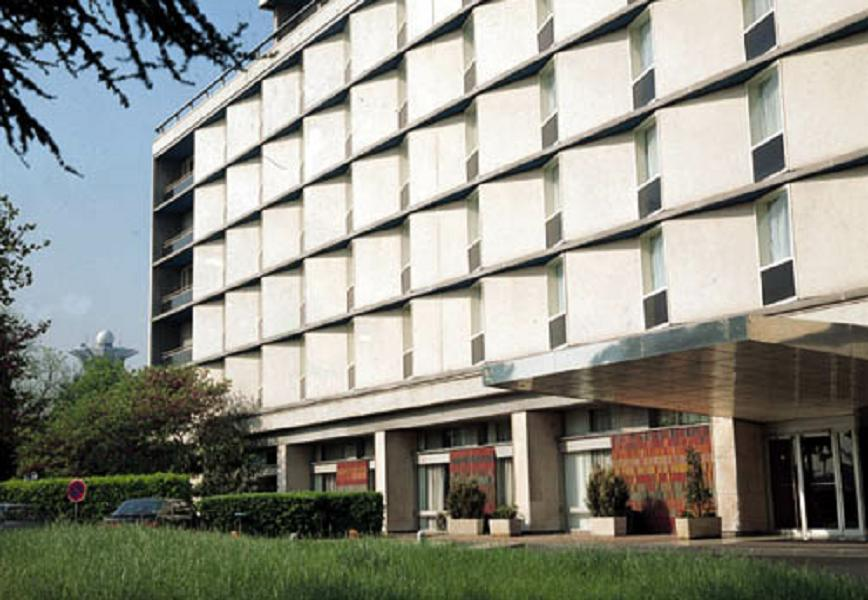
//> input picture cannyEdgeDetection/building.jpg, 868 x 600 px
$ ./CannyEdgeDetection2   (built with g++ and OpenCV 4)
//> lines starting //> are read from the running program, lines starting //| are printed output that depends on the picture
#include "opencv2/imgproc/imgproc.hpp"
#include "opencv2/highgui/highgui.hpp"
#include <stdlib.h>
#include <stdio.h>
#include <stdarg.h>
#include <iostream>
#include <filesystem>
#include <string.h>

/*
#define STRING(s) #s

#ifdef SOURCE_ROOT_DIR
#define SOURCE_PATH  SOURCE_ROOT_DIR/../building.jpg

#else
	#define SOURCE_PATH "Buzz"
#endif
*/

using namespace cv;
namespace fs = std::experimental::filesystem;
/// Global variables

Mat src, src_gray;
Mat dst, detected_edges;

int edgeThresh = 1;
int lowThreshold;
int const max_lowThreshold = 100;
int ratio = 3;
int kernel_size = 3;
char* window_name = "Edge Map";

/**
 * @function CannyThreshold
 * @brief Trackbar callback - Canny thresholds input with a ratio 1:3
 */
void CannyThreshold(int, void*)
{
	/// Reduce noise with a kernel 3x3
	blur(src_gray, detected_edges, Size(3, 3));

	/// Canny detector
	Canny(detected_edges, detected_edges, lowThreshold, lowThreshold*ratio, kernel_size);

	/// Using Canny's output as a mask, we display our result
	dst = Scalar::all(0);

	src.copyTo(dst, detected_edges);
	imshow(window_name, dst);
}


/** @function main */
int main(int argc, char** argv)
{
	/*
	fs::path p = fs::canonical(fs::path(STRING(SOURCE_PATH)));
	 std::cout << "Current path is " << fs::current_path() << __FILE__<< '\n'
			<< "Canonical path for " << p.relative_path().string() << " is " << p.string() << '\n';
	 const char* imgFilename = p.string().c_str();// new char(p.string.size());//p.string().c_str() */
	 const char* imgFilename = "C:\\Users\\vyomkesh\\Documents\\UF\\S4\\Individual Study\\HumanPoseEstimationProjectWork\\cannyEdgeDetection\\building.jpg";
	 //stcpy(imgFilename, p.string().c_str())
	/// Load an image
	src = imread(imgFilename);
//> src is the input picture: 600 rows x 868 cols, CV_8UC3; mean B, G, R 133.7, 143.6, 142.9

	if (!src.data)
	{
		return -1;
	}

	/// Create a matrix of the same type and size as src (for dst)
	dst.create(src.size(), src.type());

	/// Convert the image to grayscale
	cvtColor(src, src_gray, CV_BGR2GRAY);
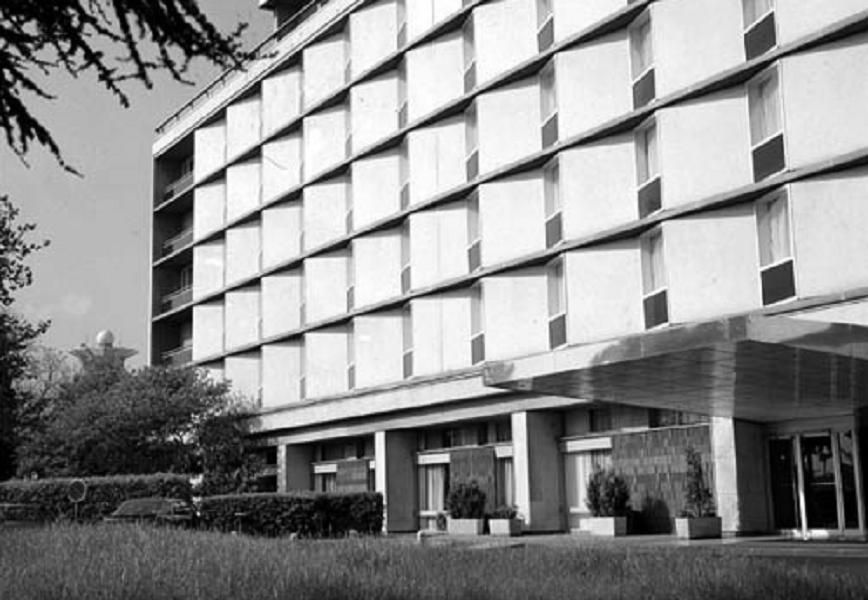
//> src_gray: 600 rows x 868 cols, CV_8UC1; min 0, max 255, mean 142.3

	/// Create a window
	namedWindow(window_name, CV_WINDOW_AUTOSIZE);

	/// Create a Trackbar for user to enter threshold
	createTrackbar("Min Threshold:", window_name, &lowThreshold, max_lowThreshold, CannyThreshold);

	/// Show the image
	CannyThreshold(0, 0);
//> in CannyThreshold, `Canny(detected_edges, detected_edges, lowThreshold, lowThreshold*ratio..`:
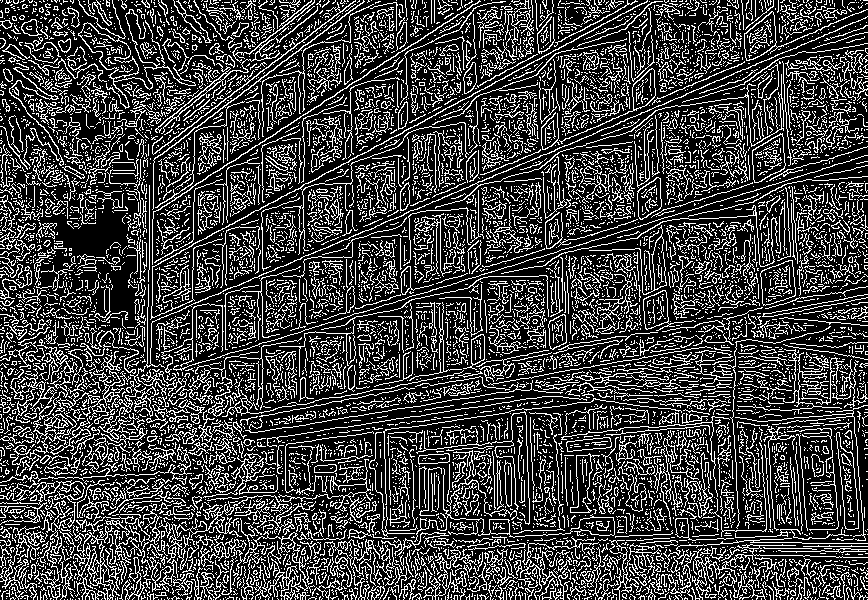
//> detected_edges: 600 rows x 868 cols, CV_8UC1; 25.3% white in thin lines or dots
//> in CannyThreshold, `src.copyTo(dst, detected_edges);`:
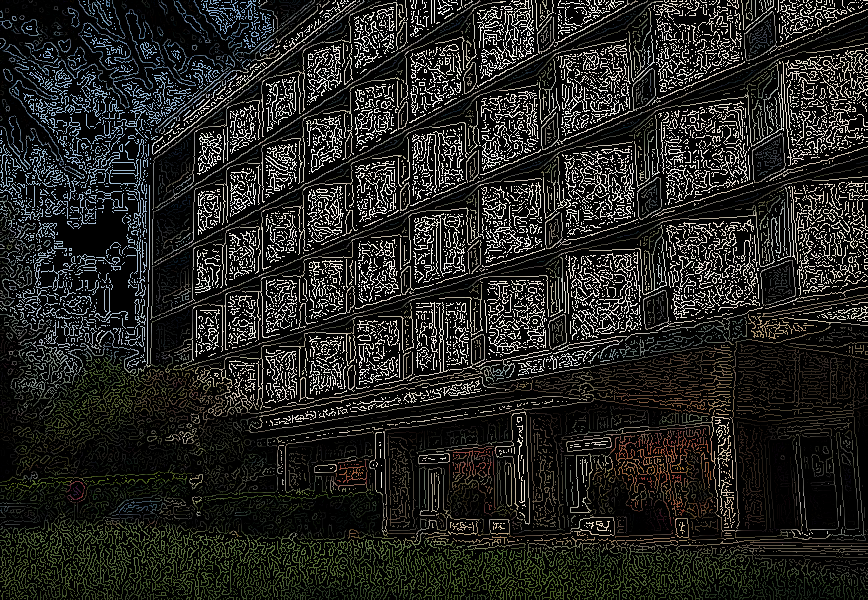
//> dst: 600 rows x 868 cols, CV_8UC3; mean B, G, R 33.2, 35.9, 35.7

	/// Wait until user exit program by pressing a key
	waitKey(0);

	return 0;
}
